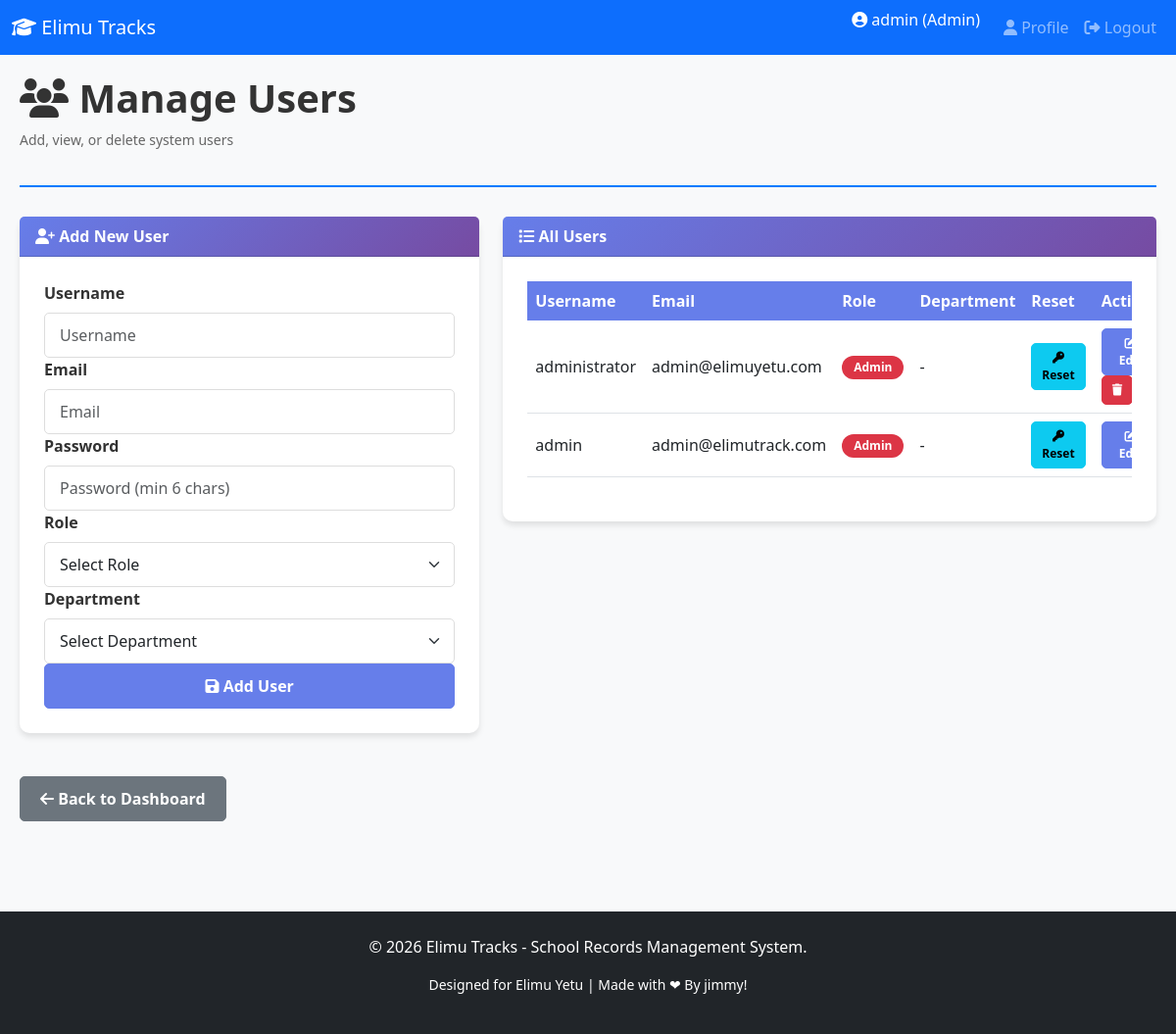
The page /admin/users.php (signed in) on the database its author committed.
### tables this page shows
CREATE TABLE `users` (
  `id` int(11) NOT NULL,
  `username` varchar(50) NOT NULL,
  `email` varchar(100) NOT NULL,
  `password` varchar(255) NOT NULL,
  `role` enum('admin','teacher','kitchen') NOT NULL DEFAULT 'teacher',
  `department_id` int(11) DEFAULT NULL,
  `is_super_admin` tinyint(1) NOT NULL DEFAULT 0,
  `created_at` timestamp NOT NULL DEFAULT current_timestamp()
);

### admin/users.php (the view, shortened to what this page needs)
<?php
require_once(__DIR__ . '/../includes/header.php');
if (isSuperAdmin()) {
    $users = $conn->query("
        SELECT u.*, d.name as department_name
        FROM users u
        LEFT JOIN departments d ON u.department_id = d.id
        ORDER BY u.created_at DESC
    ");
}
?>
<div class="dashboard-container">
    <div class="dashboard-header">
        <h1><i class="fas fa-users"></i> Manage Users</h1>
        <p>Add, view, or delete system users</p>
    </div>
    <div class="row">
        <div class="col-lg-5 col-md-12 col-sm-12">
            <div class="card">
                <div class="card-header">
                    <i class="fas fa-user-plus"></i> Add New User
                </div>
                <div class="card-body">
                    <form method="POST" onsubmit="return validateUserForm()">
                        <div class="form-group">
                            <label for="username">Username</label>
                            <input type="text" class="form-control" id="username" name="username"
                                   placeholder="Username" required>
                        </div>
                        <div class="form-group">
                            <label for="email">Email</label>
                            <input type="email" class="form-control" id="email" name="email"
                                   placeholder="Email" required>
                        </div>
                        <div class="form-group">
                            <label for="password">Password</label>
                            <input type="password" class="form-control" id="password" name="password"
                                   placeholder="Password (min 6 chars)" required>
                        </div>
                        <div class="form-group">
                            <label for="role">Role</label>
                            <select class="form-select" id="role" name="role" required>
                                <option value="">Select Role</option>
                            </select>
                        </div>
                        <div class="form-group">
                            <label for="department_id">Department</label>
                            <select class="form-select" name="department_id">
                                <option value="">Select Department</option>
                            </select>
                        </div>
                        <button type="submit" name="add_user" class="btn btn-primary w-100">
                            <i class="fas fa-save"></i> Add User
                        </button>
                    </form>
                </div>
            </div>
        </div>
        <div class="col-lg-7 col-md-12 col-sm-12">
            <div class="card">
                <div class="card-header">
                    <i class="fas fa-list"></i> All Users
                </div>
                <div class="card-body">
                    <?php if ($users->num_rows > 0): ?>
                        <div class="table-responsive">
                            <table class="table table-hover">
                                <thead>
                                    <tr>
                                        <th>Username</th>
                                        <th>Email</th>
                                        <th>Role</th>
                                        <th>Department</th>
                                        <th>Reset</th>
                                        <th>Actions</th>
                                    </tr>
                                </thead>
                                <tbody>
                                    <?php while ($row = $users->fetch_assoc()): ?>
                                        <tr>
                                            <td><?php echo htmlspecialchars($row['username']); ?></td>
                                            <td><?php echo htmlspecialchars($row['email']); ?></td>
                                            <td>
                                                <span class="badge badge-<?php echo $row['role']; ?>">
                                                    <?php echo ucfirst($row['role']); ?>
                                                </span>
                                            </td>
                                            <td><?php echo $row['department_name'] ? htmlspecialchars($row['department_name']) : '-'; ?></td>
                                            <td>
                                                <form method="POST" style="display: inline;">
                                                    <button type="submit" name="reset_password" class="btn btn-info btn-sm" onclick="return confirm('Generate a new temporary password for this user?')">
                                                        <i class="fas fa-key"></i> Reset
                                                    </button>
                                                </form>
                                            </td>
                                            <td>
                                                <button class="btn btn-primary btn-sm" data-bs-toggle="modal" data-bs-target="#editUserModal<?php echo $row['id']; ?>">
                                                    <i class="fas fa-edit"></i> Edit
                                                </button>
                                                <?php if ($row['id'] != $_SESSION['user_id']): ?>
                                                    <?php if ($row['is_super_admin'] && !isSuperAdmin()): ?>
                                                        <span class="text-muted small">Can't delete</span>
                                                    <?php else: ?>
                                                        <a href="?delete=<?php echo $row['id']; ?>"
                                                        class="btn btn-danger btn-sm"
                                                        onclick="return confirm('Are you sure?')">
                                                            <i class="fas fa-trash"></i>
                                                        </a>
                                                    <?php endif; ?>
                                                <?php endif; ?>
                                            </td>
                                        </tr>
                                    <?php endwhile; ?>
                                </tbody>
                            </table>
                        </div>
                    <?php endif; ?>
                </div>
            </div>
        </div>
    </div>
    <div class="mt-4 mb-4">
        <a href="dashboard.php" class="btn btn-secondary">
            <i class="fas fa-arrow-left"></i> Back to Dashboard
        </a>
    </div>
</div>
<?php require_once(__DIR__ . '/../includes/footer.php'); ?>

### assets/css/style.css (style rules this page uses)
:root { --primary-color: #007bff; --secondary-color: #6c757d; --success-color: #28a745; --danger-color: #dc3545; --warning-color: #ffc107; --info-color: #17a2b8; }
* { margin: 0; padding: 0; box-sizing: border-box; }
body { font-family: 'Segoe UI', Tahoma, Geneva, Verdana, sans-serif; background-color: #f8f9fa; color: #333; }
html, body { height: 100%; }
.dashboard-container { padding: 20px; min-height: calc(100vh - 60px); }
.dashboard-header { margin-bottom: 30px; padding-bottom: 20px; border-bottom: 2px solid #007bff; }
.dashboard-header h1 { color: #333; font-weight: bold; }
.dashboard-header p { color: #666; font-size: 14px; }
.card { border: none; border-radius: 10px; box-shadow: 0 4px 6px rgba(0, 0, 0, 0.1); transition: transform 0.3s ease, box-shadow 0.3s ease; margin-bottom: 20px; }
.card-header { background: linear-gradient(135deg, #667eea 0%, #764ba2 100%); color: white; border-radius: 10px 10px 0 0; font-weight: bold; }
.card-body { padding: 25px; }
.form-group label { font-weight: 600; color: #333; margin-bottom: 8px; }
.form-control, .form-select { border-radius: 5px; border: 1px solid #ddd; padding: 10px 15px; }
.btn { border-radius: 5px; font-weight: 600; padding: 10px 20px; transition: all 0.3s ease; }
.btn-primary { background-color: #667eea; border-color: #667eea; }
.btn-secondary { background-color: #6c757d; border-color: #6c757d; }
table { border-collapse: collapse; }
.table { margin-bottom: 20px; }
.table thead th { background-color: #667eea; color: white; font-weight: bold; border: none; }
.table tbody td { vertical-align: middle; }
.badge { padding: 6px 12px; border-radius: 20px; font-weight: 600; }
.badge-admin { background-color: #dc3545; }
.btn-sm { padding: 5px 10px; font-size: 12px; }

### rows shown on the page
users: username "administrator", email "admin@elimuyetu.com", role "Admin"
users: username "admin", email "admin@elimutrack.com", role "Admin"

### other values the page prints
getCurrentUser() "admin"
getCurrentRole() "Admin"
